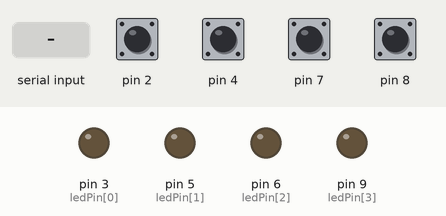
Bench run of a sketch on a simulated Arduino Uno, built with avr-gcc and run on an emulated ATmega328P. Shown: output pins drawn as LEDs (lit = HIGH). Inputs (shaded band) come from the test bench; at power-on: pin 2, pin 4, pin 7, pin 8 HIGH. What the sketch prints to the serial monitor is not drawn.

Above: at 3.6 s.
3.7 s: pin 2 pulled LOW for 0.15 s
At 3.85 s:
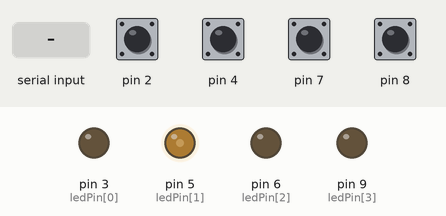
6.8 s: pin 4 pulled LOW for 0.15 s
At 7.2 s:
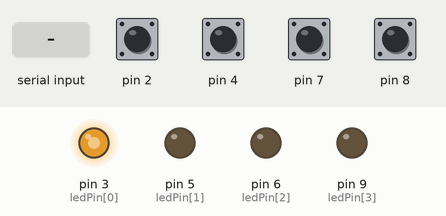
9.8 s: pin 7 pulled LOW for 0.15 s
At 10.22 s:
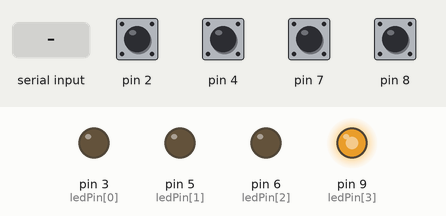
12.8 s: pin 8 pulled LOW for 0.15 s
At 13.23 s:
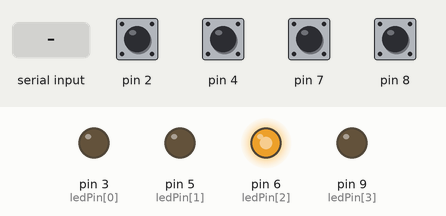
15.9 s: "X" received over Serial
At 18.3 s:
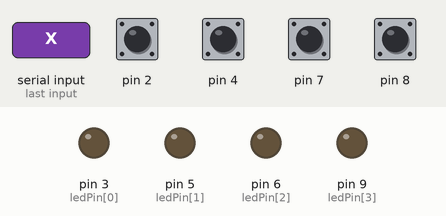
18.9 s: pin 2 pulled LOW for 1 s
At 19.35 s:
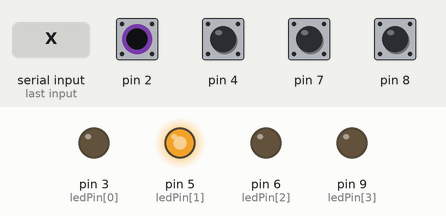
Timing chart, 0 to 22.9 s (numbered marks = the images above; inputs shaded):
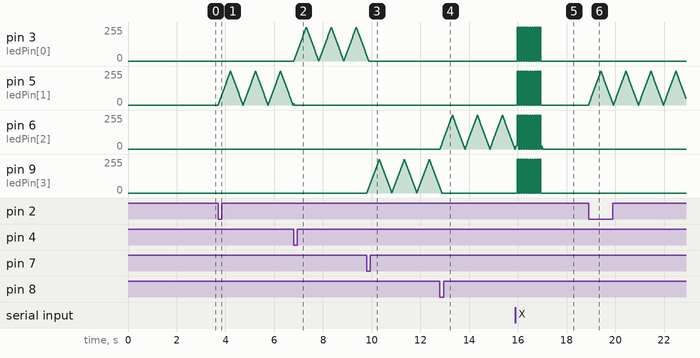

The sketch:

pal_controller.ino
```cpp
#include "Button.h"
#include <avr/wdt.h>

const int BUTTON_COUNT = 4;
int active_button = -1;
int last_active_button = -1;
int ledPin[BUTTON_COUNT] = {3, 5, 6, 9};

Button button[BUTTON_COUNT] = {
  Button(3, 4, FRONT_LEFT),
  Button(5, 2, BACK_LEFT),
  Button(6, 8, BACK_RIGHT),
  Button(9, 7, FRONT_RIGHT)
};

void startupSplash() {
  for (int k = 0; k < 3; k++) {
    for (int i = 0; i < BUTTON_COUNT; i++) {
      for (int j = 0; j < 255; j += 5) {
        analogWrite(ledPin[i], j);
        delay(2);
      }
      for (int j = 255; j >= 0; j -= 5) {
        analogWrite(ledPin[i], j);
        delay(2  );
      }
    }
  }
}

void setup() {
  Serial.begin(300);
  startupSplash();
}

void loop() {

  if (isError()) {
    // If the command failed, indicate error on button panel
    Button::flashAll(10);
    Button::cancelAll();
  }

  // Get new info about the button, update the brightness
  for (int i = 0; i < BUTTON_COUNT; i++) {
    button[i].updateButton();
  }

  // Small delay for the fade increment
  Button::fadeWait(10);

  // See if the active button has changed
  active_button = Button::getActiveButton();
  if (active_button != last_active_button) {
    // If it has, send a new command to the indicator box
    bool success;
    if (active_button != -1) {
      success = sendCommand(button[active_button].getIndicator());
    }
    else {
      success = sendCommand(OFF);
    }
  }
  last_active_button = active_button;
}

bool isError() {
  if (Serial.available()) {
    delay(50);
    char input = 0;

    // Keep reading till we get to a good character
    while (Serial.available() && input != 'F') {
      input = Serial.read();
    }

    // Dump the rest of the buffer
    while (Serial.available()) {
      Serial.read();
    }

    if (input == 'X') {
      return true;
    }
  }
  return false;
}


bool sendCommand(Indicator indicator) {

  // Send the command
  char output;
  switch (indicator) {
    case OFF:
      output = 'F';
      break;
    case FRONT_LEFT:
      output = 'A';
      break;
    case FRONT_RIGHT:
      output = 'B';
      break;
    case BACK_LEFT:
      output = 'C';
      break;
    case BACK_RIGHT:
      output = 'D';
      break;
  }

  for (int i = 0; i < 6; i++) {
    Serial.print(indicator, HEX);
  }

}

void reboot() {
  wdt_disable();
  wdt_enable(WDTO_15MS);
  while (1) {}
}
```

Button.cpp
```cpp
#include <Arduino.h>
#include "Button.h"

bool Button::fade_pending_g = false;
int Button::active_button_g = -1;
char Button::id_g = -1;

Button* button_ptr_g[4];

Button::Button(int led_pin_p, int button_pin_p, Indicator indicator_p) {
  id = ++id_g;
  led_pin = led_pin_p;
  button_pin = button_pin_p;
  pressed = false;
  was_pressed = false;
  brightness = 0;
  dir = 1;
  fading = false;
  indicator = indicator_p;
  button_ptr_g[id] = this;

  pinMode(led_pin, OUTPUT);
  pinMode(button_pin, INPUT_PULLUP);
}

static void Button::fadeWait(int wait) {
  if (fade_pending_g) {
    delay(wait);
    fade_pending_g = false;
  }
}

void Button::setFade(bool starting) {
  fading = starting;
  if (!fading) {
    dir = -1;
  }
}

void Button::cancelFade() {
  fading = false;
  dir = -1;
}

void Button::updateFade() {
  if (!fading && ledCycleDone()) {
    return;
  }

  if (brightness >= 255 || brightness <= 0) {
    dir *= -1;
  }

  brightness = brightness + INCREMENT * dir;

  if (brightness > 255) {
    brightness = 255;
  }
  else if (brightness < 0) {
    brightness = 0;
  }

  analogWrite(led_pin, brightness);

  fade_pending_g = true;
}

bool Button::ledCycleDone () {
  return (!(bool)brightness);
}

void Button::updateButton() {
  pressed = !digitalRead(button_pin);
  if (pressed && !was_pressed) {
    setFade(!fading);
    if (fading) {
      active_button_g = id;
    }
    else {
      active_button_g = -1;
    }
  }
  was_pressed = pressed;
  if (active_button_g != id) {
    setFade(false);
  }
  updateFade();
}

Indicator Button::getIndicator() {
  return indicator;
}

static int Button::getActiveButton() {
  return Button::active_button_g;
}

static void Button::flashAll(int flash_count) {
  for (int i = 0; i < flash_count; i++) {
    for (int j = 0; j <= id_g; j++) {
      digitalWrite(button_ptr_g[j]->led_pin, HIGH);
    }
    delay(50);
    for (int j = 0; j <= id_g; j++) {
      digitalWrite(button_ptr_g[j]->led_pin, LOW);
    }
    delay(50);
  }
}

static void Button::cancelAll() {
  for (int i = 0; i <= id_g; i++) {
    button_ptr_g[i]->cancelFade();
  }
  active_button_g = -1;
}
```

Button.h
```cpp
#ifndef _BUTTON_H_
#define _BUTTON_H_

#include <Arduino.h>

const int INCREMENT = 5;

typedef enum _indicator {
  FRONT_LEFT = 0xAA,
  FRONT_RIGHT = 0xBB,
  BACK_LEFT = 0xCC,
  BACK_RIGHT = 0xDD,
  OFF = 0xFF
} Indicator;

class Button {

  public:

    Button(int led_pin_p, int button_pin_p, Indicator indicator_p);

    void setFade(bool starting);
    void updateFade();
    bool ledCycleDone();
    void updateButton();
    Indicator getIndicator();
    void cancelFade();

    static void fadeWait(int wait);
    static int getActiveButton();
    static void flashAll(int flash_count);
    static void cancelAll();

  private:

    unsigned char id;
    int led_pin;
    int button_pin;
    bool pressed;
    bool was_pressed;
    int brightness;
    int dir;
    bool fading;
    Indicator indicator;

    static bool fade_pending_g;
    static int active_button_g;
    static char id_g;

};

extern Button* button_ptr_g[4];

#endif
```

Measured:
- after the input at 15.9 s, pin 3 (ledPin[0]), pin 5 (ledPin[1]), pin 9 (ledPin[3]): alternates 255/255 for 0.05 s and 0/255 for 0.05 s, 20 changes in all, then stays 0/255, starting after 0.08 s
